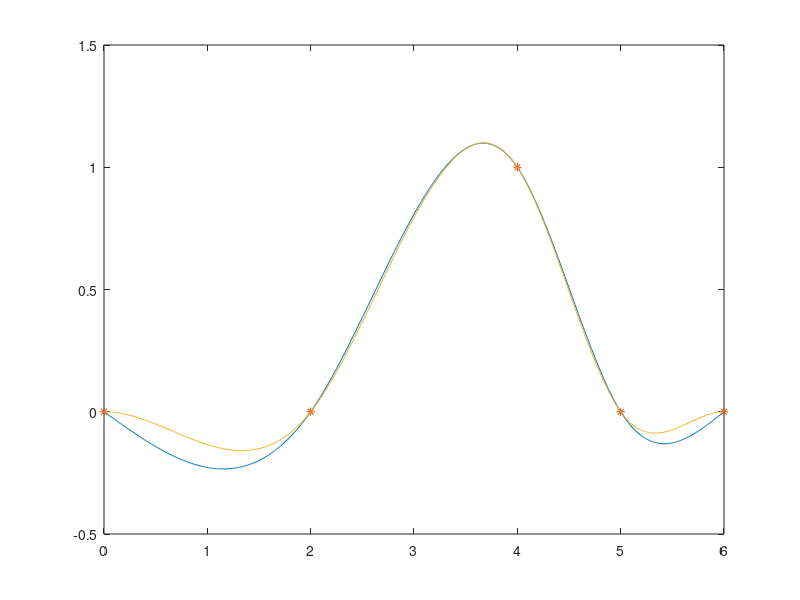

Here is the MATLAB script that generated this plot:
t = [0 2 4 5 6];
y = [0 0 1 0 0];

pn = csape(t, y, 'variational');

tt = 0:0.01:6;
yy = fnval(pn, tt);
plot(tt, yy, t, y, '*');

%fnval(pn, 1)
%fnval(pn, 3)

% 3.2
% s(1) = -0.2277
% s(3) =  0.8080

pn2 = csape(t, y, 'complete', [0, 0]);
yy2 = fnval(pn2, tt);

hold on;
plot(tt, yy2);
hold off;


fnval(pn2, 1)
fnval(pn2, 3)

% 3.3
% s(1) = -0.1339
% s(3) =  0.7946
% Most visible near the end points